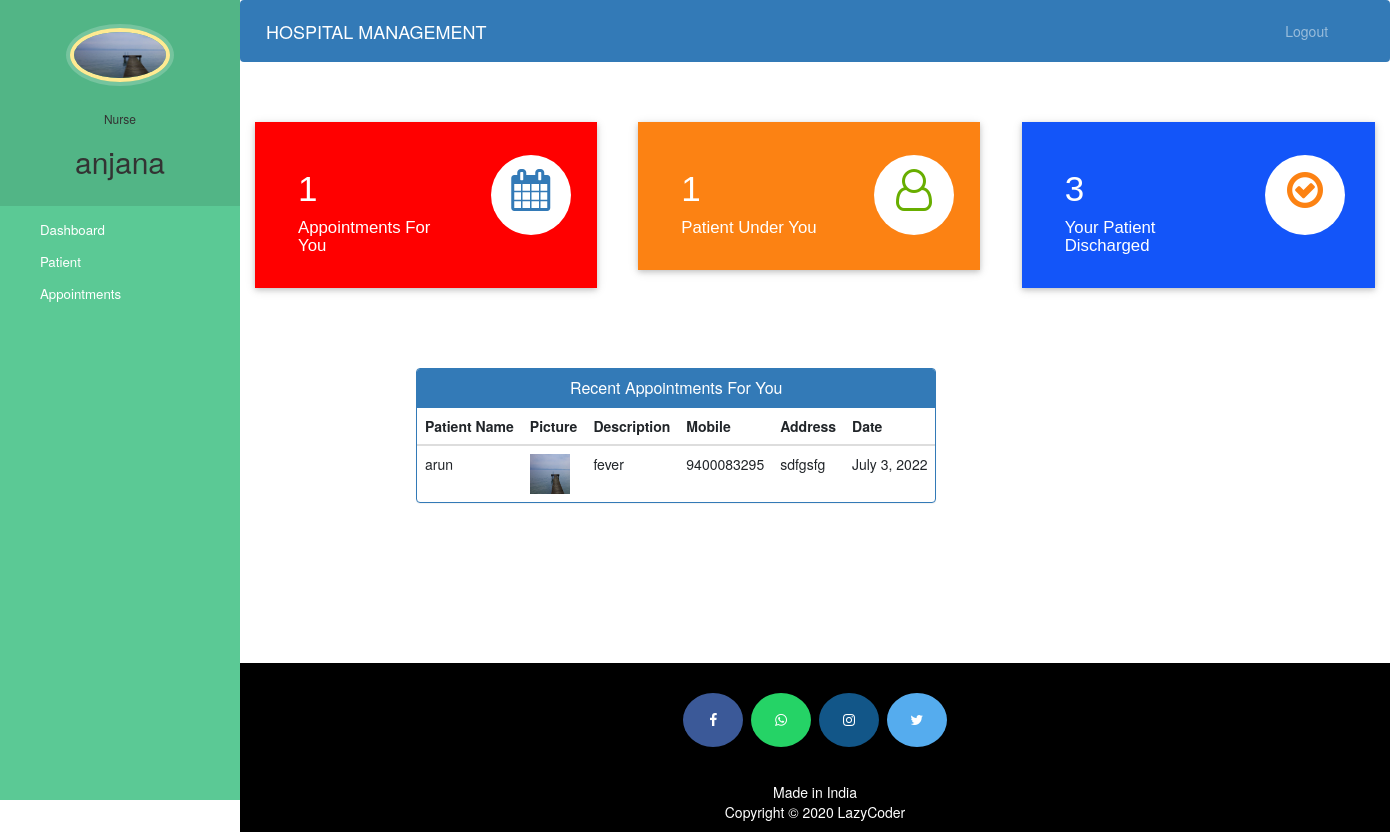
/doctor-dashboard (signed in), run on the app's committed database.
### hospital/models.py (models this page shows, shortened)
class Doctor(models.Model):
    user=models.OneToOneField(User,on_delete=models.CASCADE)
    profile_pic= models.ImageField(upload_to='profile_pic/DoctorProfilePic/',null=True,blank=True)
    address = models.CharField(max_length=40)
    mobile = models.CharField(max_length=20,null=True)
    department= models.CharField(max_length=50,choices=departments,default='Cardiologist')
    status=models.BooleanField(default=False)

class Appointment(models.Model):
    patientId=models.PositiveIntegerField(null=True)
    doctorId=models.PositiveIntegerField(null=True)
    patientName=models.CharField(max_length=40,null=True)
    doctorName=models.CharField(max_length=40,null=True)
    appointmentDate=models.DateField(auto_now=True)
    description=models.TextField(max_length=500)
    status=models.BooleanField(default=False)

class Patient(models.Model):
    user=models.OneToOneField(User,on_delete=models.CASCADE)
    profile_pic= models.ImageField(upload_to='profile_pic/PatientProfilePic/',null=True,blank=True)
    address = models.CharField(max_length=40)
    mobile = models.CharField(max_length=20,null=True)
    symptoms = models.CharField(max_length=100,null=False)
    assignedDoctorId = models.PositiveIntegerField(null=True)
    admitDate=models.DateField(auto_now=True)
    status=models.BooleanField(default=False)

### hospital/views.py (the view)
# urls.py: path('doctor-dashboard', views.doctor_dashboard_view,name='doctor-dashboard'),
@login_required(login_url='doctorlogin')
@user_passes_test(is_doctor)
def doctor_dashboard_view(request):
    patientcount=models.Patient.objects.all().filter(status=True,assignedDoctorId=request.user.id).count()
    appointmentcount=models.Appointment.objects.all().filter(status=True,doctorId=request.user.id).count()
    patientdischarged=models.PatientDischargeDetails.objects.all().distinct().filter(assignedDoctorName=request.user.first_name).count()
    appointments=models.Appointment.objects.all().filter(status=True,doctorId=request.user.id).order_by('-id')
    patientid=[]
    for a in appointments:
        patientid.append(a.patientId)
    patients=models.Patient.objects.all().filter(status=True,user_id__in=patientid).order_by('-id')
    appointments=zip(appointments,patients)
    mydict={
    'patientcount':patientcount,
    'appointmentcount':appointmentcount,
    'patientdischarged':patientdischarged,
    'appointments':appointments,
    'doctor':models.Doctor.objects.get(user_id=request.user.id), #for profile picture of doctor in sidebar
    }
    return render(request,'hospital/doctor_dashboard.html',context=mydict)

### hospital/views.py (called while the page is built)
def is_doctor(user):
    return user.groups.filter(name='DOCTOR').exists()

### templates/hospital/doctor_dashboard.html
{% extends 'hospital/doctor_base.html' %}
{% load static %}
{% block content %}
{%include 'hospital/doctor_dashboard_cards.html'%}
<br><br><br><br>
<div class="container">
  <div class="row">
    <div class="panel panel-primary" style="margin-left:15%;">
      <div class="panel-heading" style="text-align:center;">
        <h6 class="panel-title">Recent Appointments For You</h6>
      </div>
      <table class="table table-hover" id="dev-table">
        <thead>
          <tr>
            <th>Patient Name</th>
            <th>Picture</th>
            <th>Description</th>
            <th>Mobile</th>
            <th>Address</th>
            <th>Date</th>
          </tr>
        </thead>
        {% for a,p in appointments %}
        <tr>
          <td>{{a.patientName}}</td>
          <td> <img src="{% static p.profile_pic.url %}" alt="Profile Pic" height="40px" width="40px" /></td>
          <td>{{a.description}}</td>
          <td>{{p.mobile}}</td>
          <td>{{p.address}}</td>
          <td>{{a.appointmentDate}}</td>
        </tr>
        {% endfor %}
      </table>
    </div>
  </div>
</div>
{% endblock content %}

### templates/hospital/doctor_base.html (shortened to what this page needs)
<!DOCTYPE html>
{% load static %}
<html lang="en">
<head>
  <link rel="stylesheet" href="https://stackpath.bootstrapcdn.com/bootstrap/4.3.1/css/bootstrap.min.css">
  <link rel="stylesheet" href="https://maxcdn.bootstrapcdn.com/font-awesome/4.7.0/css/font-awesome.min.css">
</head>
<body>
  <nav class="menu" tabindex="0">
    <header class="avatar">
      <img src="{% static doctor.profile_pic.url %}" alt="Profile Pic" />
      <br><br>
      <h6>Nurse</h6>
      <h2>{{request.user.first_name}}</h2>
    </header>
    <ul>
      <li tabindex="0" class="icon-dashboard"> <a style="color:white; text-decoration:none;" href="/doctor-dashboard"><span>Dashboard</span></a> </li>
      <li tabindex="0" class="icon-users"> <a style="color:white; text-decoration:none;" href="/doctor-patient"><span>Patient</span></a></li>
      <li tabindex="0" class="icon-calendar"> <a style="color:white; text-decoration:none;" href="/doctor-appointment"><span>Appointments</span></a></li>
    </ul>
  </nav>
  <main>
    <div class="bs-example">
      <nav class="navbar navbar-expand-md  navbar-dark fixed-top" style="background:#337AB7;">
        <a href="/doctor-dashboard" class="navbar-brand">HOSPITAL MANAGEMENT</a>
        <div class="collapse navbar-collapse justify-content-between" id="navbarCollapse">
          <div class="navbar-nav" style=" margin-left: 90%;">
            <a href="/logout" class="nav-item nav-link">Logout</a>
          </div>
        </div>
      </nav>
    </div>
    <br><br>
    {% block content %}
    {% endblock content %}
    <br><br><br><br><br><br><br>
    <footer>
      <p>
        <a id="ftr" href="https://facebook.com/sumit.luv/" class="fa fa-facebook"></a>
        <a id="ftr" href="https://api.whatsapp.com/send?phone=919572181024&text=Hello%20Sumit.%0d%0aHow%20are%20you%20%3f%0d%0aI%20came%20from%20your%20website.&source=&data=#" class="fa fa-whatsapp"></a>
        <a id="ftr" href="https://instagram.com/sumit.luv" class="fa fa-instagram"></a>
        <a id="ftr" href="https://twitter.com/sumitkumar1503" class="fa fa-twitter"></a>
      </p>
      <br>
      <div class="container">
        <div class="row">
          <div class="col-md-12 col-sm-12">
            <div style="color:#ffffff;" class="wow fadeInUp footer-copyright">
              <p>Made in India <br>
                Copyright &copy; 2020 LazyCoder </p>
            </div>
          </div>
        </div>
      </div>
    </footer>
  </main>
</body>
</html>

### templates/hospital/doctor_dashboard_cards.html (shortened to what this page needs)
<!DOCTYPE html>
<html lang="en" dir="ltr">
<head>
  <link rel="stylesheet" href="https://maxcdn.bootstrapcdn.com/bootstrap/3.4.1/css/bootstrap.min.css">
  <link rel="stylesheet" href="https://cdnjs.cloudflare.com/ajax/libs/font-awesome/4.7.0/css/font-awesome.min.css">
</head>
<body>
  <div class="market-updates">
    <div class="col-md-4 market-update-gd">
      <div class="market-update-block clr-block-1">
        <div class="col-md-8 market-update-left">
          <h3>{{appointmentcount}}</h3>
          <h4>Appointments For You</h4>
        </div>
        <div class="col-md-4 market-update-right">
          <i class="fa fa-calendar"> </i>
        </div>
        <div class="clearfix"> </div>
      </div>
    </div>
    <div class="col-md-4 market-update-gd">
      <div class="market-update-block clr-block-2">
        <div class="col-md-8 market-update-left">
          <h3>{{patientcount}}</h3>
          <h4>Patient Under You</h4>
        </div>
        <div class="col-md-4 market-update-right">
          <i class="fa fa-user-o"></i>
        </div>
        <div class="clearfix"> </div>
      </div>
    </div>
    <div class="col-md-4 market-update-gd">
      <div class="market-update-block clr-block-3">
        <div class="col-md-8 market-update-left">
          <h3>{{patientdischarged}}</h3>
          <h4>Your Patient Discharged</h4>
        </div>
        <div class="col-md-4 market-update-right">
          <i class="fa fa-check-circle-o" aria-hidden="true"></i>
        </div>
        <div class="clearfix"> </div>
      </div>
    </div>
  </div>
</body>
</html>

### templates/hospital/doctor_base.html (style rules this page uses)
a:link { text-decoration: none; }
a { color: white; }
footer { padding: 0px 0px 0px 0px; background-color: black; margin: 0px; }
#ftr { padding: 20px; }
.fa { font-size: 23px; width: 60px; text-align: center; text-decoration: none; margin: 5px 2px; border-radius: 50%; }
.fa-facebook { background: #3B5998; color: white; margin-top: 30px; }
.fa-whatsapp { background: #25d366; color: white; }
.fa-twitter { background: #55ACEE; color: white; }
.fa-instagram { background: #125688; color: white; }
p { text-align: center; }
body { padding-left: 240px; }
main { position: relative; height: 100vh; }
.menu { background: #5bc995; height: 100vh; width: 240px; position: fixed; top: 0px; left: 0; z-index: 5; outline: none; }
.menu .avatar { background: rgba(0, 0, 0, 0.1); padding: 2em 0.5em; text-align: center; }
.menu .avatar img { width: 100px; border-radius: 50%; overflow: hidden; border: 4px solid #ffea92; box-shadow: 0 0 0 4px rgba(255, 255, 255, 0.2); }
.menu .avatar h2 { font-weight: normal; margin-bottom: 0; }
.menu ul { list-style: none; padding: 0.5em 0; margin: 0; }
.menu ul li { padding: 0.5em 1em 0.5em 3em; font-size: 0.95em; font-weight: regular; background-repeat: no-repeat; background-position: left 15px center; background-size: auto 20px; transition: all 0.15s linear; cursor: pointer; }
.menu ul li.icon-dashboard { background-image: url("http://www.entypo.com/images//gauge.svg"); }
.menu ul li.icon-users { background-image: url("http://www.entypo.com/images//users.svg"); }
.menu ul li.icon-calendar { background-image: url("http://www.entypo.com/images//calendar.svg"); }

### templates/hospital/doctor_dashboard_cards.html (style rules this page uses)
.market-update-block { padding: 2em 2em; background: #999; }
.market-update-block h3 { color: #fff; font-size: 2.5em; font-family: 'Carrois Gothic', sans-serif; }
.market-update-block h4 { font-size: 1.2em; color: #fff; margin: 0.3em 0em; font-family: 'Carrois Gothic', sans-serif; }
.market-update-block.clr-block-1 { background: #ff0000; margin-right: 0.8em; box-shadow: 0 2px 5px 0 rgba(0, 0, 0, 0.16), 0 2px 10px 0 rgba(0, 0, 0, 0.12); transition: 0.5s all; -webkit-transition: 0.5s all; -moz-transition: 0.5s all; -o-transition: 0.5s all; }
.market-update-block.clr-block-2 { background: #FC8213; margin-right: 0.8em; box-shadow: 0 2px 5px 0 rgba(0, 0, 0, 0.16), 0 2px 10px 0 rgba(0, 0, 0, 0.12); transition: 0.5s all; -webkit-transition: 0.5s all; -moz-transition: 0.5s all; -o-transition: 0.5s all; }
.market-update-block.clr-block-3 { background: #1355f9; box-shadow: 0 2px 5px 0 rgba(0, 0, 0, 0.16), 0 2px 10px 0 rgba(0, 0, 0, 0.12); transition: 0.5s all; -webkit-transition: 0.5s all; -moz-transition: 0.5s all; -o-transition: 0.5s all; }
.market-update-right i.fa.fa-user-o { font-size: 3em; color: #68AE00; width: 80px; height: 80px; background: #fff; text-align: center; border-radius: 49px; -webkit-border-radius: 49px; -moz-border-radius: 49px; -o-border-radius: 49px; line-height: 1.7em; }
.market-update-right i.fa.fa-check-circle-o { font-size: 3em; color: #FC8213; width: 80px; height: 80px; background: #fff; text-align: center; border-radius: 49px; -webkit-border-radius: 49px; -moz-border-radius: 49px; -o-border-radius: 49px; line-height: 1.7em; }
.market-update-right i.fa.fa-calendar { font-size: 3em; color: #337AB7; width: 80px; height: 80px; background: #fff; text-align: center; border-radius: 49px; -webkit-border-radius: 49px; -moz-border-radius: 49px; -o-border-radius: 49px; line-height: 1.7em; }
.market-update-left { padding: 0px; }

### data on the page
Doctor: profile_pic (picture)
Appointment: patientName "arun", profile_pic (picture), description "fever", mobile "9400083295", address "sdfgsfg", appointmentDate "July 3, 2022"

### other printed values
{{ request.user.first_name }} "anjana"
{{ appointmentcount }} "1"
{{ patientcount }} "1"
{{ patientdischarged }} "3"
